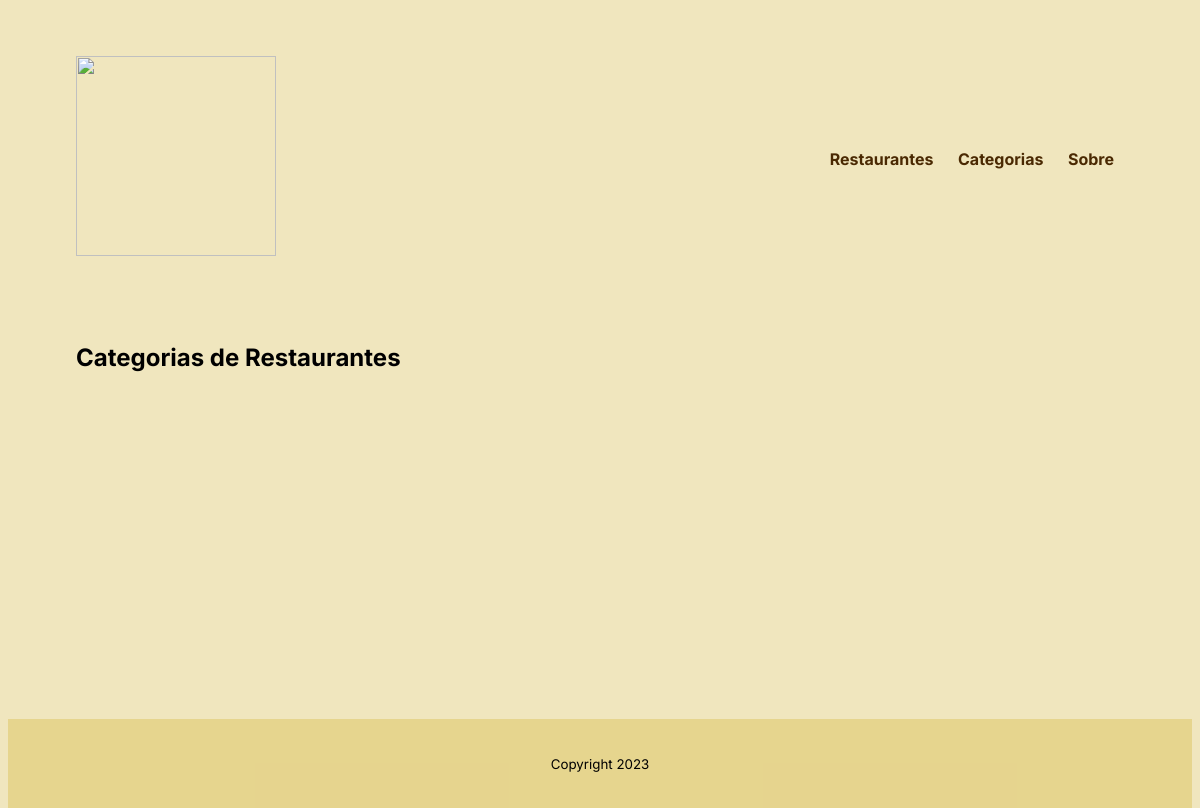
Before: /restaurants/categories/ with the older database file.
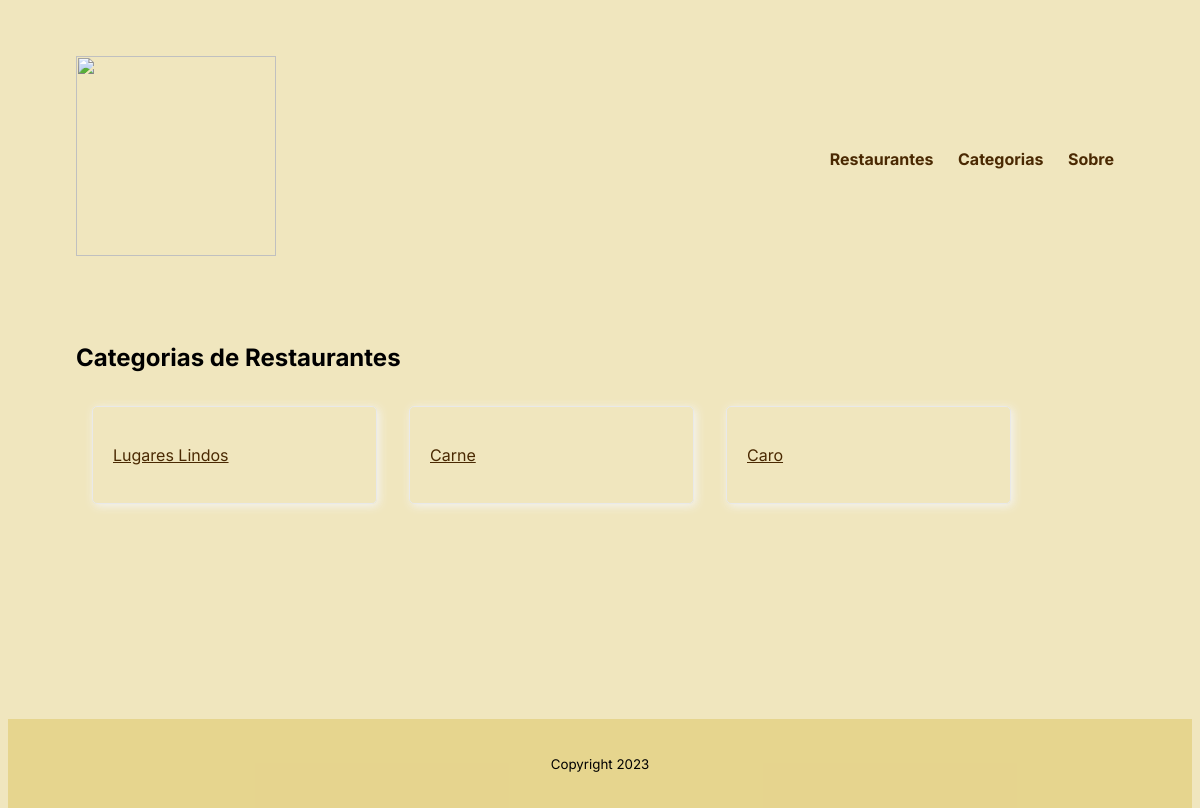
After: the same page with the newer database file.
### restaurants/models.py (models this page shows, shortened)
class Category(models.Model):
    name = models.CharField(max_length=255)
    content = content = models.TextField()
    posts = models.ManyToManyField(Post)

### restaurants/views.py (the view)
# urls.py: path('categories/', views.CategoryListView.as_view(), name='categories'),
class CategoryListView(generic.ListView):
    model = Category
    template_name = 'restaurants/categories.html'

### restaurants/templates/restaurants/categories.html (shortened to what this page needs)
{% extends 'base.html' %}
{% block content %}
<h2>Categorias de Restaurantes</h2>
<section class="lista-de-cards">
    {% for category in category_list %}
    <article class="card">
        <a href="{% url 'restaurants:detail-category' category.id %}">
            <p>{{ category.name }}</p>
        </a>
    </article>
    {% endfor %}
  </section>
{% endblock content %}

### staticpages/templates/base.html (shortened to what this page needs)
{% load static %}
<!DOCTYPE html>
<html lang="en">
<head>
    <link rel="stylesheet" type="text/css" href="{% static 'style.css' %}">
</head>
<body>
    <header id="cabecalho-principal">
        <a href="{% url 'index' %}"> <img src="https://i.imgur.com/N4vMwE2.png" width="200px" height="200px">
            <nav id="navegacao-principal">
                <ul>
                  <li><a href="{% url 'restaurants:index' %}">Restaurantes</a></li>
                  <li><a href="{% url 'restaurants:categories' %}">Categorias</a></li>
                  <li><a href="{% url 'about' %}">Sobre</a></li>
                </ul>
              </nav>
    </header>
    <main id="conteiner-principal">
        {% block content %}
        {% endblock content %}
    </main>
    <footer id="rodape-principal">
        <p>
            <small>Copyright 2023</small>
        </p>
    </footer>
</body>
</html>

### static/style.css (style rules this page uses)
:root { --primary-color: #000000; --secondary-color: #118bee; --tertiary-color: #f44d27; --secondary-color-light: #30b2ff; --tertiary-color-light: #ff6d28; --bg-color: #fff; --secondary-bg-color: #e9e9e9; --color-shadow: #f4f4f4; font-family: Inter, sans-serif; font-size: 16px; line-height: 1.5em; }
* { box-sizing: border-box; }
html, body, #root { height: 100%; }
body { background-color: rgba(201, 162, 8, 0.263); }
header#cabecalho-principal { margin: 0 auto; width: 100%; max-width: 1080px; padding: 3rem 1rem; display: flex; justify-content: space-between; align-items: center; }
li a { color: rgb(74, 41, 2); font-weight: bold; text-decoration: none; }
body, #root { display: flex; flex-direction: column; background-color: rgba(201, 162, 8, 0.263); }
nav#navegacao-principal li { display: inline-block; padding: 10px; }
main#conteiner-principal { margin: 0 auto; width: 100%; max-width: 1080px; padding: 1rem 1rem; flex-grow: 1; }
footer#rodape-principal { display: flex; flex-direction: column; justify-content: center; align-items: center; padding: 1rem 1rem; background-color: rgba(201, 162, 8, 0.263); }
.lista-de-cards { display: flex; flex-wrap: wrap; }
.card { border: 1px solid var(--secondary-bg-color); border-radius: 5px; box-shadow: 2px 2px 10px var(--color-shadow); margin: 1rem; padding: 1.25rem; width: 285px; }
a { color: rgb(74, 41, 2); text-decoration: bold; }

Changed rows visible on the page:
added Category: name "Lugares Lindos"
added Category: name "Carne"
added Category: name "Caro"
